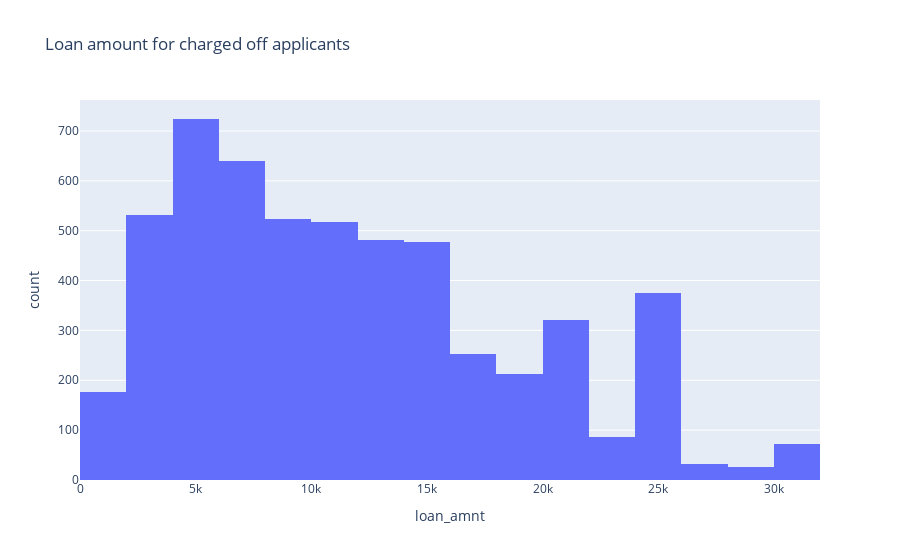

Source (notebook cell):
### Code cell
fig = px.histogram(df_charged_off_loan, x="loan_amnt", nbins=20, title='Loan amount for charged off applicants')
fig.show()

### Figure 1 — Plotly figure (JSON) as saved in the notebook; plotly's stock layout.template omitted (floating-point values rounded to 4 significant figures; data arrays with more than 128 entries replaced by an {"elided": "..."} marker saying what was removed)
{"data": [{"alignmentgroup": "True", "bingroup": "x", "hovertemplate": "loan_amnt=%{x}<br>count=%{y}<extra></extra>", "legendgroup": "", "marker": {"color": "#636efa", "pattern": {"shape": ""}}, "name": "", "nbinsx": 20, "offsetgroup": "", "orientation": "v", "showlegend": false, "type": "histogram", "x": {"elided": "5451 int values"}, "xaxis": "x", "yaxis": "y"}], "layout": {"barmode": "relative", "legend": {"tracegroupgap": 0}, "title": {"text": "Loan amount for charged off applicants"}, "xaxis": {"anchor": "y", "domain": [0, 1], "title": {"text": "loan_amnt"}}, "yaxis": {"anchor": "x", "domain": [0, 1], "title": {"text": "count"}}}}
